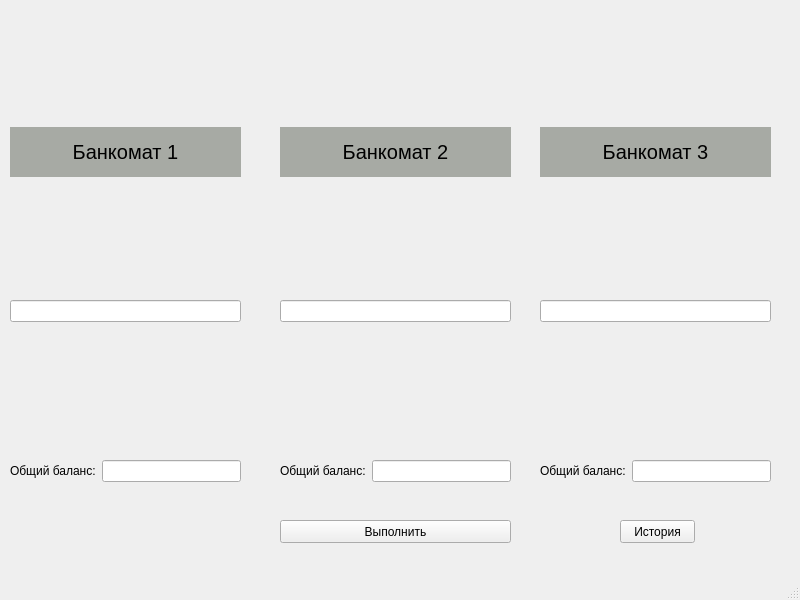
<?xml version="1.0" encoding="UTF-8"?>
<ui version="4.0">
 <class>MainWindow</class>
 <widget class="QMainWindow" name="MainWindow">
  <property name="geometry">
   <rect>
    <x>0</x>
    <y>0</y>
    <width>800</width>
    <height>600</height>
   </rect>
  </property>
  <property name="windowTitle">
   <string>MainWindow</string>
  </property>
  <widget class="QWidget" name="centralwidget">
   <widget class="QWidget" name="layoutWidget">
    <property name="geometry">
     <rect>
      <x>10</x>
      <y>460</y>
      <width>231</width>
      <height>22</height>
     </rect>
    </property>
    <layout class="QHBoxLayout" name="horizontalLayout_7">
     <item>
      <widget class="QLabel" name="label_5">
       <property name="text">
        <string>Общий баланс:</string>
       </property>
      </widget>
     </item>
     <item>
      <widget class="QLineEdit" name="mTotalBill_A">
       <property name="readOnly">
        <bool>true</bool>
       </property>
      </widget>
     </item>
    </layout>
   </widget>
   <widget class="QWidget" name="layoutWidget_2">
    <property name="geometry">
     <rect>
      <x>540</x>
      <y>10</y>
      <width>231</width>
      <height>431</height>
     </rect>
    </property>
    <layout class="QVBoxLayout" name="verticalLayout_3">
     <item>
      <widget class="QLabel" name="label_3">
       <property name="minimumSize">
        <size>
         <width>200</width>
         <height>50</height>
        </size>
       </property>
       <property name="maximumSize">
        <size>
         <width>300</width>
         <height>50</height>
        </size>
       </property>
       <property name="font">
        <font>
         <pointsize>15</pointsize>
        </font>
       </property>
       <property name="styleSheet">
        <string notr="true">background-color: rgb(167, 170, 164);</string>
       </property>
       <property name="text">
        <string>Банкомат 3</string>
       </property>
       <property name="alignment">
        <set>Qt::AlignCenter</set>
       </property>
      </widget>
     </item>
     <item>
      <widget class="QLineEdit" name="mBill3"/>
     </item>
    </layout>
   </widget>
   <widget class="QWidget" name="layoutWidget_5">
    <property name="geometry">
     <rect>
      <x>540</x>
      <y>460</y>
      <width>231</width>
      <height>22</height>
     </rect>
    </property>
    <layout class="QHBoxLayout" name="horizontalLayout_9">
     <item>
      <widget class="QLabel" name="label_14">
       <property name="text">
        <string>Общий баланс:</string>
       </property>
      </widget>
     </item>
     <item>
      <widget class="QLineEdit" name="mTotalBill_V">
       <property name="readOnly">
        <bool>true</bool>
       </property>
      </widget>
     </item>
    </layout>
   </widget>
   <widget class="QWidget" name="layoutWidget_3">
    <property name="geometry">
     <rect>
      <x>10</x>
      <y>10</y>
      <width>231</width>
      <height>431</height>
     </rect>
    </property>
    <layout class="QVBoxLayout" name="verticalLayout">
     <item>
      <widget class="QLabel" name="label">
       <property name="minimumSize">
        <size>
         <width>200</width>
         <height>50</height>
        </size>
       </property>
       <property name="maximumSize">
        <size>
         <width>300</width>
         <height>50</height>
        </size>
       </property>
       <property name="font">
        <font>
         <pointsize>15</pointsize>
        </font>
       </property>
       <property name="styleSheet">
        <string notr="true">background-color: rgb(167, 170, 164);</string>
       </property>
       <property name="text">
        <string>Банкомат 1</string>
       </property>
       <property name="alignment">
        <set>Qt::AlignCenter</set>
       </property>
      </widget>
     </item>
     <item>
      <widget class="QLineEdit" name="mBill1"/>
     </item>
    </layout>
   </widget>
   <widget class="QWidget" name="layoutWidget_4">
    <property name="geometry">
     <rect>
      <x>280</x>
      <y>460</y>
      <width>231</width>
      <height>22</height>
     </rect>
    </property>
    <layout class="QHBoxLayout" name="horizontalLayout_8">
     <item>
      <widget class="QLabel" name="label_13">
       <property name="text">
        <string>Общий баланс:</string>
       </property>
      </widget>
     </item>
     <item>
      <widget class="QLineEdit" name="mTotalBill_B">
       <property name="readOnly">
        <bool>true</bool>
       </property>
      </widget>
     </item>
    </layout>
   </widget>
   <widget class="QWidget" name="layoutWidget_6">
    <property name="geometry">
     <rect>
      <x>280</x>
      <y>10</y>
      <width>231</width>
      <height>431</height>
     </rect>
    </property>
    <layout class="QVBoxLayout" name="verticalLayout_2">
     <item>
      <widget class="QLabel" name="label_2">
       <property name="minimumSize">
        <size>
         <width>200</width>
         <height>50</height>
        </size>
       </property>
       <property name="maximumSize">
        <size>
         <width>300</width>
         <height>50</height>
        </size>
       </property>
       <property name="font">
        <font>
         <pointsize>15</pointsize>
        </font>
       </property>
       <property name="styleSheet">
        <string notr="true">background-color: rgb(167, 170, 164);</string>
       </property>
       <property name="text">
        <string>Банкомат 2</string>
       </property>
       <property name="alignment">
        <set>Qt::AlignCenter</set>
       </property>
      </widget>
     </item>
     <item>
      <widget class="QLineEdit" name="mBill2"/>
     </item>
    </layout>
   </widget>
   <widget class="QPushButton" name="pushButton">
    <property name="geometry">
     <rect>
      <x>280</x>
      <y>520</y>
      <width>231</width>
      <height>23</height>
     </rect>
    </property>
    <property name="text">
     <string>Выполнить</string>
    </property>
   </widget>
   <widget class="QPushButton" name="Historyb">
    <property name="geometry">
     <rect>
      <x>620</x>
      <y>520</y>
      <width>75</width>
      <height>23</height>
     </rect>
    </property>
    <property name="text">
     <string>История</string>
    </property>
   </widget>
  </widget>
  <widget class="QStatusBar" name="statusbar"/>
  <widget class="QMenuBar" name="menubar">
   <property name="geometry">
    <rect>
     <x>0</x>
     <y>0</y>
     <width>800</width>
     <height>21</height>
    </rect>
   </property>
  </widget>
 </widget>
 <resources/>
 <connections/>
</ui>
